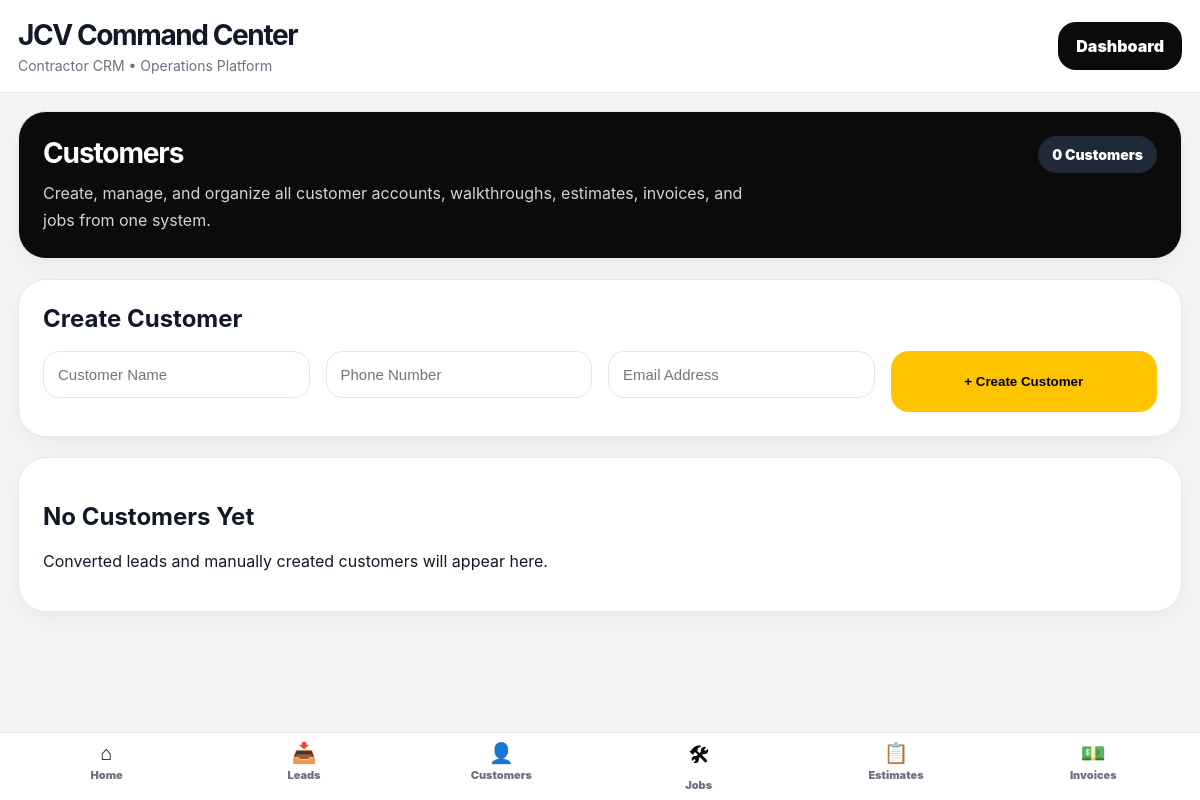
The page /customers/ (signed in) on the database as committed earlier.
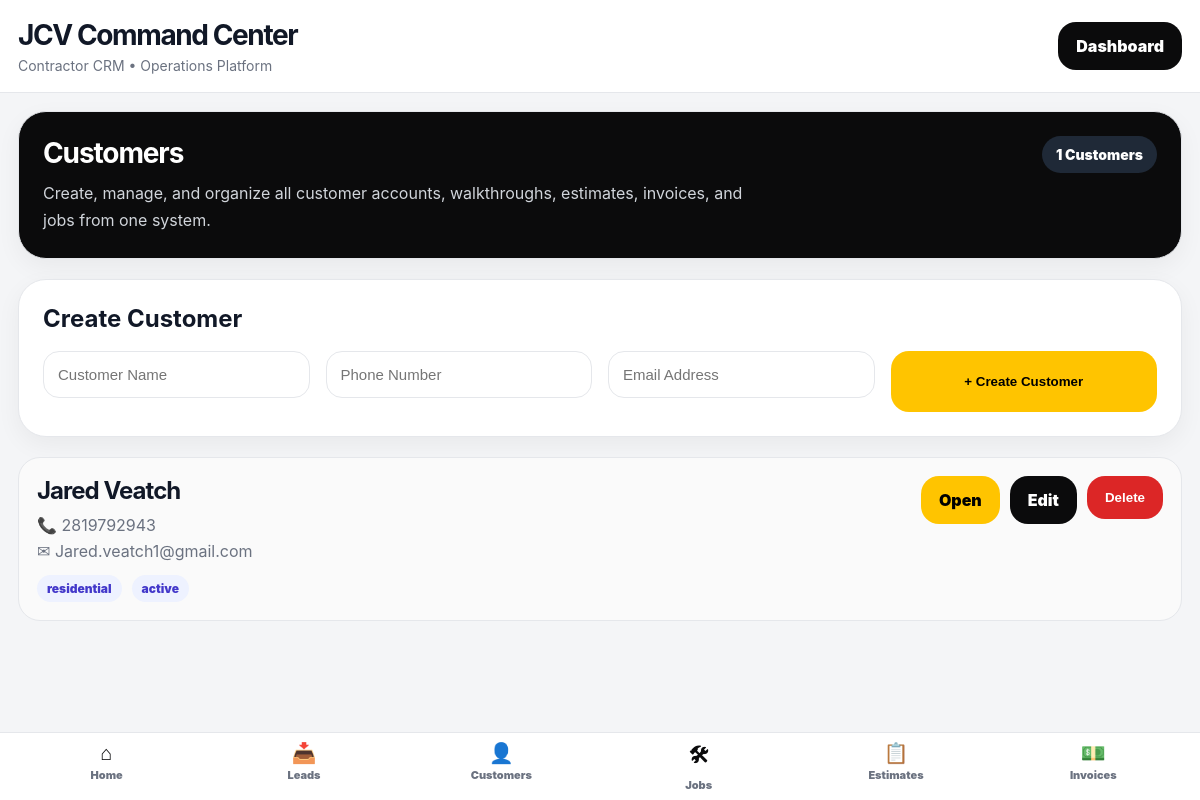
The same page on the database as committed later.
### core/models.py (models this page shows, shortened)
class Customer(models.Model):
    CUSTOMER_TYPE_CHOICES = [
        ("residential", "Residential"),
        ("commercial", "Commercial"),
        ("industrial", "Industrial"),
    ]
    STATUS_CHOICES = [
        ("active", "Active"),
        ("inactive", "Inactive"),
        ("lead", "Lead"),
    ]
    name = models.CharField(max_length=255)
    company_name = models.CharField(max_length=255, blank=True, null=True)
    phone = models.CharField(max_length=50, blank=True, null=True)
    email = models.EmailField(blank=True, null=True)
    customer_type = models.CharField(
        max_length=50,
        choices=CUSTOMER_TYPE_CHOICES,
        default="residential",
    )
    status = models.CharField(
        max_length=50,
        choices=STATUS_CHOICES,
        default="active",
    )
    address = models.CharField(max_length=255, blank=True, null=True)
    city = models.CharField(max_length=100, blank=True, null=True)
    notes = models.TextField(blank=True, null=True)
    created_at = models.DateTimeField(auto_now_add=True)

### core/customer_views.py (the view)
@staff_member_required
def customers(request):
    return render(request, "customers.html", {
        "customers": Customer.objects.all().order_by("-id"),
    })

### core/templates/customers.html (shortened to what the changed rows need)
{% extends "base.html" %}
{% block content %}
<div class="card"
     style="
        background:var(--black);
        color:white;
     ">
    <div style="
        display:flex;
        justify-content:space-between;
        align-items:flex-start;
        gap:20px;
        flex-wrap:wrap;
    ">
        <div>
            <h1 class="section-title"
                style="
                    color:white;
                    margin-bottom:10px;
                ">
                Customers
            </h1>
        </div>
        <div>
            <div class="badge"
                 style="
                    background:#1f2937;
                    color:white;
                    padding:10px 14px;
                    font-size:14px;
                 ">
                {{ customers|length }} Customers
            </div>
        </div>
    </div>
</div>
<div class="card">
    <h2 style="
        margin-top:0;
        margin-bottom:18px;
    ">
        Create Customer
    </h2>
</div>
<div class="grid">
    {% for customer in customers %}
        <div class="list-card">
            <div style="
                display:flex;
                justify-content:space-between;
                align-items:flex-start;
                gap:20px;
                flex-wrap:wrap;
            ">
                <div>
                    <h2 style="
                        margin:0 0 10px;
                        font-size:24px;
                        letter-spacing:-.04em;
                    ">
                        {{ customer.name }}
                    </h2>
                    <p>
                        📞 {{ customer.phone }}
                    </p>
                    {% if customer.email %}
                    <p>
                        ✉ {{ customer.email }}
                    </p>
                    {% endif %}
                    <div style="
                        margin-top:14px;
                        display:flex;
                        gap:10px;
                        flex-wrap:wrap;
                    ">
                        <span class="badge">
                            {{ customer.customer_type }}
                        </span>
                        <span class="badge">
                            {{ customer.status }}
                        </span>
                    </div>
                </div>
                <div style="
                    display:flex;
                    gap:10px;
                    flex-wrap:wrap;
                ">
                    <a class="btn btn-gold"
                       href="/customers/{{ customer.id }}/">
                        Open
                    </a>
                    <a class="btn"
                       href="/customers/{{ customer.id }}/edit/">
                        Edit
                    </a>
                    <form method="POST"
                          action="/customers/{{ customer.id }}/delete/"
                          onsubmit="return confirm('Delete {{ customer.name }} permanently?');">
                        <button class="btn btn-red"
                                type="submit">
                            Delete
                        </button>
                    </form>
                </div>
            </div>
        </div>
    {% empty %}
        <div class="card">
            <h2>
                No Customers Yet
            </h2>
            <p>
                Converted leads and manually created customers will appear here.
            </p>
        </div>
    {% endfor %}
</div>
{% endblock %}

Rows that differ between the two databases and show on the page:
added Customer: name "Jared Veatch", phone "2819792943", email "Jared.veatch1@gmail.com", customer_type "residential", status "active"
Other text that changed with them:
{{ customers|length }}: "0" → "1"
text no longer shown: "No Customers Yet Converted leads and manually created customers will appear here."
